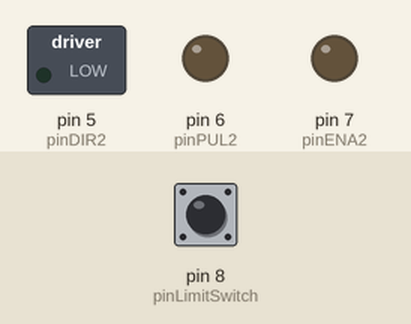
This sketch was run on a simulated Arduino Uno, built with avr-gcc and run on an emulated ATmega328P. Parts: switched loads named in the sketch (green lamp = pin HIGH), output pins drawn as LEDs (lit = HIGH). Inputs (shaded band) come from the test bench; at power-on: pin 8 (pinLimitSwitch) HIGH. What the sketch prints to the serial monitor is not drawn. At 1.0 s the program stops and its outputs stay as they are.

Above: at 0.1 s.
At 1.1 s:
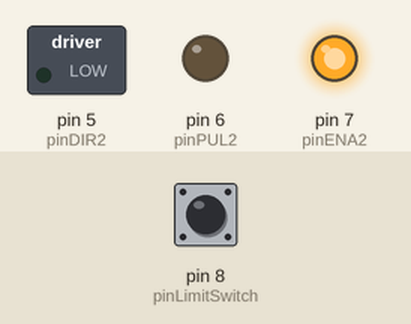
Timing chart, 0 to 2.5 s (numbered marks = the images above):
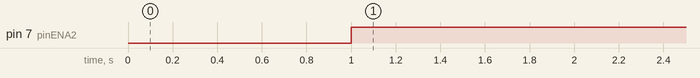

Measured:
- by itself, pin 7 (pinENA2): LOW → HIGH at 1.0 s

The sketch:

Test_Ref_Z_SteperMotor.ino
```cpp
// (licence header left out)
///////////////////////////////////////////////////
/////// stepper motors parameters     /////////////
///////////////////////////////////////////////////

// Stepper motor 2: to move vertically the magnetic field sensor
#define STEP_MODE2 1               // used for 1/2, 1/4, 1/8.... microstep mode
#define STEPPER_ANGLE2 1.8         // the angle of one step of the stepper motor
#define DIAM2 9.                   // The diameter (mm) of the stepper motor reductor
#define NBSTEP_PER_REVOL2 200      // number of steps for a full revolution
///////////////////////////////////////////////////

#define Zref_velocity 7         // the velocity [mm/s] for reaching the limit switch sensor
#define Z_velocity    10        // the velocity [mm/s] for reaching the limit switch sensor

///////////////////////////////////////////////
// pins for the stepper motor driver A4988   //
///////////////////////////////////////////////
#define pinDIR2 5  // pin for direction of rotation
#define pinPUL2 6  // pin for stepping
#define pinENA2 7  // pin for Enable/disable torque

// The pin of the limit switch sensor:
#define pinLimitSwitch 8

#define STOP while(1) {;}

/**********************************************************************
/  Declaration of functions functions used in the program
/**********************************************************************/

// Zref_sensor: move the sensor th reach the zero reference:
int Zref_sensor(bool hold_torque=true);

void setup()
{
  // set up the stepper motor2 (vertical axis for the magnetic sensor):
  pinMode(pinDIR2, OUTPUT);
  pinMode(pinPUL2, OUTPUT);
  pinMode(pinENA2, OUTPUT);

  digitalWrite(pinDIR2, LOW);
  digitalWrite(pinENA2, HIGH); // disable torque
  digitalWrite(pinPUL2, LOW);

  // The limit switch sensor:
  pinMode(pinLimitSwitch, INPUT_PULLUP);

  // Start the serial link:
  Serial.begin(9600);

}


void loop()
{
  // Move the sensor to the ref position:
  bool hold_stepper_torque = true;
  Zref_sensor(hold_stepper_torque);
  delay(1000);

  // disable the motor holding torque:
  digitalWrite(pinENA2, HIGH);

  STOP
}

inline int Zref_sensor(bool hold_torque)
{
  /* To make the stepper motor move the sensor until it reaches the limit switch sensor */

  Serial.print("\nStepper motor Z referencing...");

  // move upward:
  digitalWrite(pinDIR2, LOW);

  // apply the motor holding torque:
  digitalWrite(pinENA2, LOW);

  // the required revolution speed [revol/sec] and corresponding period:
  float N_Hz = 2 * Zref_velocity / (M_PI * DIAM2);
  const long unsigned int T_ms = int(1e3 / (N_Hz * NBSTEP_PER_REVOL2));
  String mess = "\nN_Hz: " + String(N_Hz) + ", T_ms: " + String(T_ms);
  Serial.println(mess);

  int limit_state = digitalRead(pinLimitSwitch);
  while (limit_state != HIGH)
  {
    // Send a 5 micro-step pulse with period equals to Tms:
    digitalWrite(pinPUL2, HIGH);
    delayMicroseconds(10);
    digitalWrite(pinPUL2, LOW);
    delay(T_ms);

    limit_state = digitalRead(pinLimitSwitch);
  }

  if (hold_torque == false)
  {
    // disable the motor holding torque:
    digitalWrite(pinENA2, HIGH);
  }

  Serial.println(" OK !");

  return 0.;
}
```
